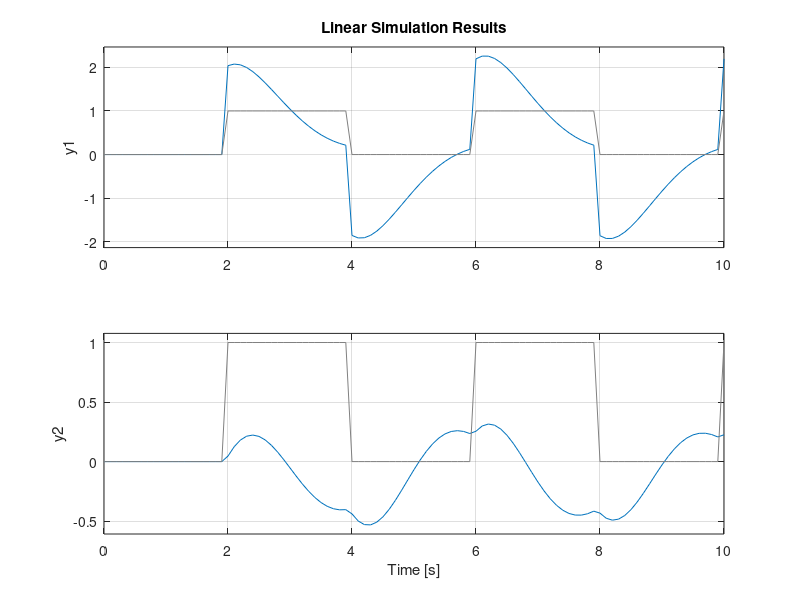
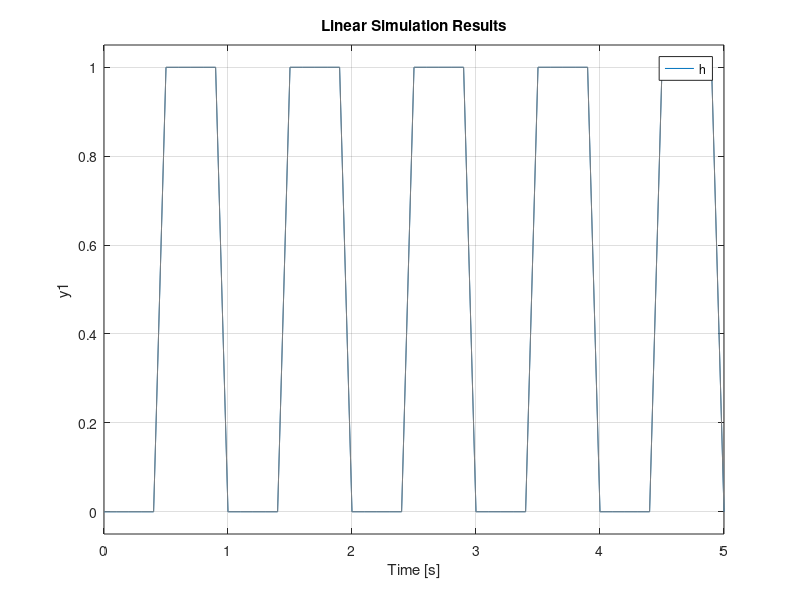
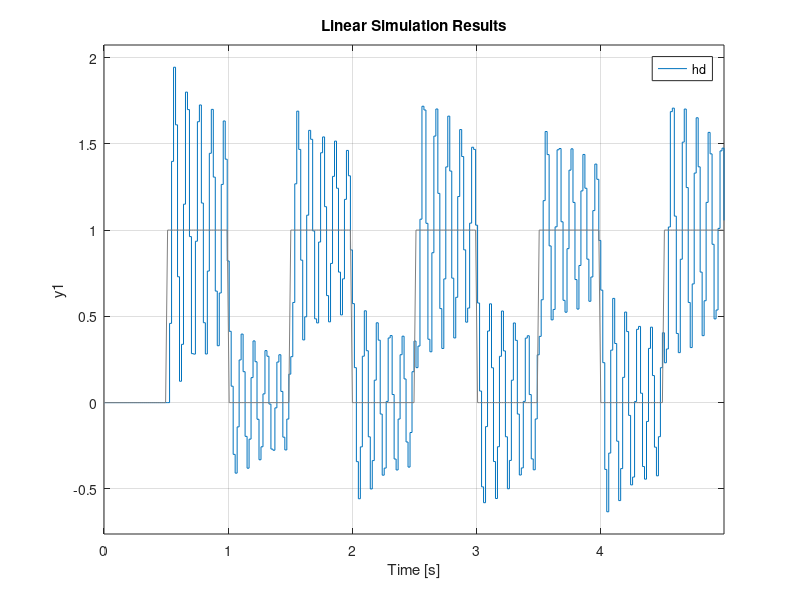

MATLAB code to generate these figures, in order:
## Examples from <http://ch.mathworks.com/help/control/ref/lsim.html>
clear all, close all, clc;

figure (1)
H = [tf([2 5 1],[1 2 3]);tf([1 -1],[1 1 5])];
[u,t] = gensig('square',4,10,0.1);
lsim(H,u,t)


figure (2)
w2 = 62.83^2;
h = tf(w2,[1 2 w2]);
t = 0:0.1:5;                % vector of time samples
u = (rem(t,1) >= 0.5);        % square wave values
lsim(h,u,t)


figure (3)
dt = 0.016;
ts = 0:dt:5;
us = (rem(ts,1) >= 0.5);
hd = c2d(h,dt);
lsim(hd,us,ts)

